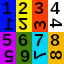

A level layout from a 2D game, rendered from its tile map. Below: a short description, then the map file with its tile-grid data intact:
An orthogonal 4x4 tile map with 16x16 px tiles, 1 tile layer (Kachelebene 1).

<map version="1.4" tiledversion="1.4.3" orientation="orthogonal" renderorder="right-down" width="4" height="4" tilewidth="16" tileheight="16" infinite="0" nextlayerid="2" nextobjectid="1">
 <tileset firstgid="1" source="test_rotations.tsx" />
 <layer id="1" name="Kachelebene 1" width="4" height="4">
  <data encoding="csv">
2,3,4,5,
2147483650,1073741827,1610612740,2684354565,
6,7,8,9,
3221225478,3221225479,536870920,536870921
</data>
 </layer>
</map>
